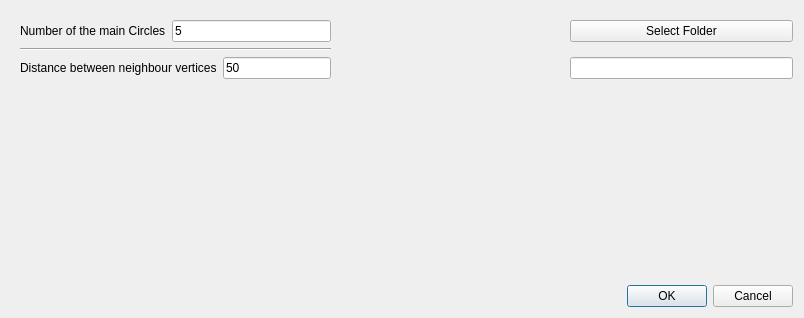
<?xml version="1.0" encoding="UTF-8"?>
<ui version="4.0">
 <class>GraphOfRadialCityDialogBase</class>
 <widget class="QDialog" name="GraphOfRadialCityDialogBase">
  <property name="geometry">
   <rect>
    <x>0</x>
    <y>0</y>
    <width>804</width>
    <height>318</height>
   </rect>
  </property>
  <property name="windowTitle">
   <string>Build_Radial_City</string>
  </property>
  <layout class="QGridLayout" name="gridLayout">
   <item row="0" column="0">
    <layout class="QVBoxLayout" name="verticalLayout_2">
     <item>
      <layout class="QHBoxLayout" name="horizontalLayout_4">
       <item>
        <widget class="QWidget" name="widget" native="true">
         <layout class="QVBoxLayout" name="verticalLayout">
          <item>
           <layout class="QHBoxLayout" name="horizontalLayout">
            <item>
             <widget class="QLabel" name="label">
              <property name="text">
               <string>Number of the main Circles</string>
              </property>
             </widget>
            </item>
            <item>
             <widget class="QLineEdit" name="lEdt_numb">
              <property name="text">
               <string>5</string>
              </property>
             </widget>
            </item>
           </layout>
          </item>
          <item>
           <widget class="Line" name="line">
            <property name="orientation">
             <enum>Qt::Horizontal</enum>
            </property>
           </widget>
          </item>
          <item>
           <layout class="QHBoxLayout" name="horizontalLayout_3">
            <item>
             <widget class="QLabel" name="label_2">
              <property name="text">
               <string>Distance between neighbour vertices</string>
              </property>
             </widget>
            </item>
            <item>
             <widget class="QLineEdit" name="lEdt_dist">
              <property name="text">
               <string>50</string>
              </property>
             </widget>
            </item>
           </layout>
          </item>
         </layout>
        </widget>
       </item>
       <item>
        <spacer name="horizontalSpacer">
         <property name="orientation">
          <enum>Qt::Horizontal</enum>
         </property>
         <property name="sizeHint" stdset="0">
          <size>
           <width>37</width>
           <height>72</height>
          </size>
         </property>
        </spacer>
       </item>
       <item>
        <layout class="QVBoxLayout" name="verticalLayout_4">
         <item>
          <widget class="QPushButton" name="Btn_sel_dir">
           <property name="text">
            <string>Select Folder</string>
           </property>
          </widget>
         </item>
         <item>
          <widget class="QLineEdit" name="lEdt_Path"/>
         </item>
        </layout>
       </item>
      </layout>
     </item>
     <item>
      <spacer name="verticalSpacer">
       <property name="orientation">
        <enum>Qt::Vertical</enum>
       </property>
       <property name="sizeHint" stdset="0">
        <size>
         <width>20</width>
         <height>40</height>
        </size>
       </property>
      </spacer>
     </item>
     <item>
      <layout class="QVBoxLayout" name="verticalLayout_3">
       <item>
        <layout class="QHBoxLayout" name="horizontalLayout_2">
         <item>
          <spacer name="horizontalSpacer_2">
           <property name="orientation">
            <enum>Qt::Horizontal</enum>
           </property>
           <property name="sizeHint" stdset="0">
            <size>
             <width>40</width>
             <height>20</height>
            </size>
           </property>
          </spacer>
         </item>
         <item>
          <widget class="QDialogButtonBox" name="button_box">
           <property name="orientation">
            <enum>Qt::Horizontal</enum>
           </property>
           <property name="standardButtons">
            <set>QDialogButtonBox::Cancel|QDialogButtonBox::Ok</set>
           </property>
          </widget>
         </item>
        </layout>
       </item>
      </layout>
     </item>
    </layout>
   </item>
  </layout>
 </widget>
 <resources/>
 <connections>
  <connection>
   <sender>button_box</sender>
   <signal>accepted()</signal>
   <receiver>GraphOfRadialCityDialogBase</receiver>
   <slot>accept()</slot>
   <hints>
    <hint type="sourcelabel">
     <x>20</x>
     <y>20</y>
    </hint>
    <hint type="destinationlabel">
     <x>20</x>
     <y>20</y>
    </hint>
   </hints>
  </connection>
  <connection>
   <sender>button_box</sender>
   <signal>rejected()</signal>
   <receiver>GraphOfRadialCityDialogBase</receiver>
   <slot>reject()</slot>
   <hints>
    <hint type="sourcelabel">
     <x>20</x>
     <y>20</y>
    </hint>
    <hint type="destinationlabel">
     <x>20</x>
     <y>20</y>
    </hint>
   </hints>
  </connection>
 </connections>
</ui>
